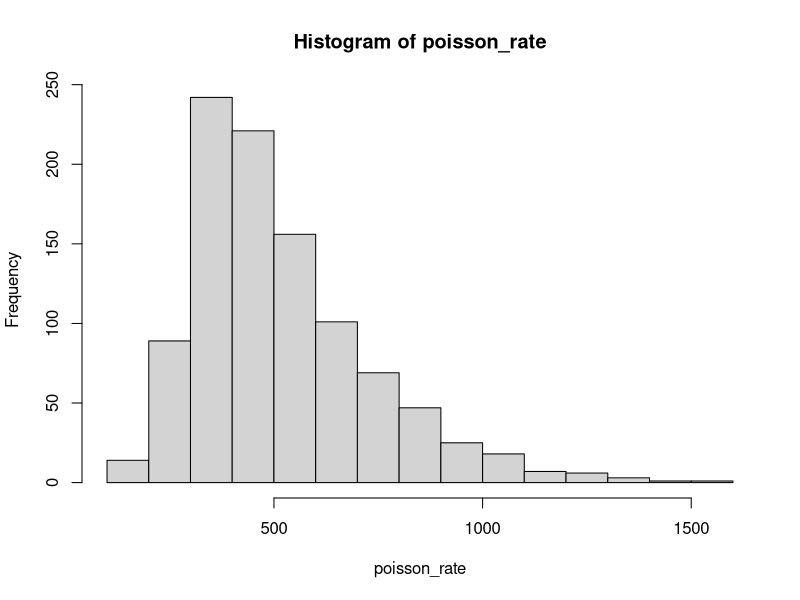
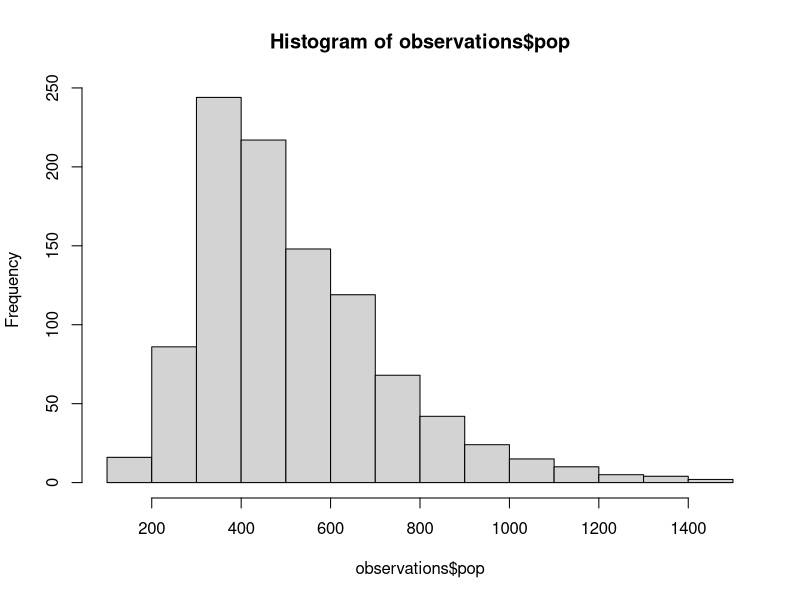

Write R code to recreate these figures, in order.
library(tidyverse)

n_obs <- 1000
prop_wider <- 0.2
poisson_rate_narrow <- rlnorm(round(n_obs*(1-prop_wider)), log(500), log(1.5))
poisson_rate_wider <- rlnorm(round(n_obs*prop_wider), log(400), log(1.2))
poisson_rate <- c(poisson_rate_narrow, poisson_rate_wider)
hist(poisson_rate)
observations <- tibble(
  pop = sapply(poisson_rate, function(x) rpois(1, x)),
  settlement = c(rep(1, length(poisson_rate_narrow)), 
                 rep(2, length(poisson_rate_wider)))
)
hist(observations$pop)
